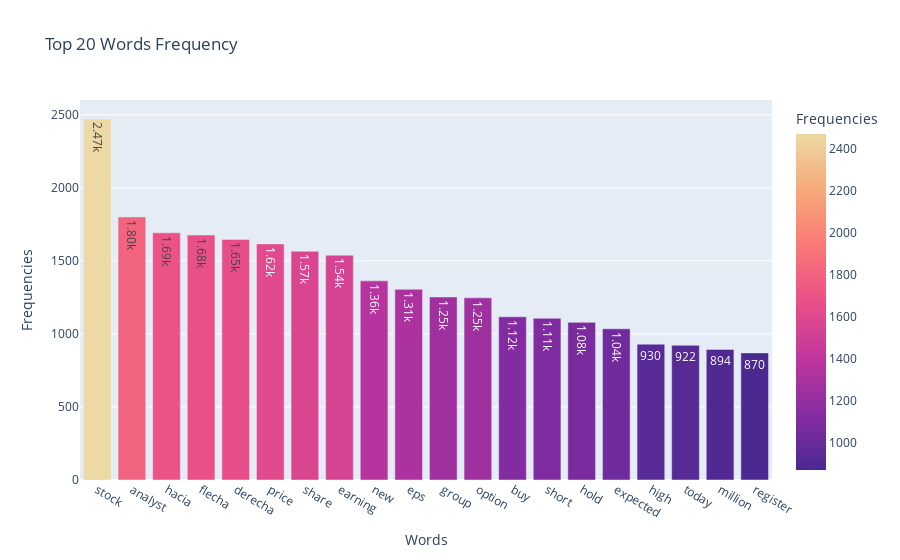

Write notebook code for a chart like this one.
### Markdown cell above
Se realiza una gráfica con las 20 palabras de mayor frecuencia

### Code cell
fig = px.bar(
    plot_px,
    x=plot_px.index, 
    y='Frequencies', 
    text_auto='.3s', 
    title='Top 20 Words Frequency', 
    color='Frequencies', 
    color_continuous_scale='Agsunset')
fig.show()

### Figure 1 — Plotly figure (JSON) as saved in the notebook; plotly's stock layout.template omitted (floating-point values rounded to 4 significant figures)
{"data": [{"alignmentgroup": "True", "hovertemplate": "Words=%{x}<br>Frequencies=%{marker.color}<extra></extra>", "legendgroup": "", "marker": {"color": [2471, 1801, 1692, 1677, 1647, 1616, 1566, 1539, 1363, 1305, 1253, 1247, 1117, 1107, 1079, 1035, 930, 922, 894, 870], "coloraxis": "coloraxis", "pattern": {"shape": ""}}, "name": "", "offsetgroup": "", "orientation": "v", "showlegend": false, "textposition": "auto", "texttemplate": "%{y:.3s}", "type": "bar", "x": ["stock", "analyst", "hacia", "flecha", "derecha", "price", "share", "earning", "new", "eps", "group", "option", "buy", "short", "hold", "expected", "high", "today", "million", "register"], "xaxis": "x", "y": [2471, 1801, 1692, 1677, 1647, 1616, 1566, 1539, 1363, 1305, 1253, 1247, 1117, 1107, 1079, 1035, 930, 922, 894, 870], "yaxis": "y"}], "layout": {"barmode": "relative", "coloraxis": {"colorbar": {"title": {"text": "Frequencies"}}, "colorscale": [[0, "rgb(75, 41, 145)"], [0.1667, "rgb(135, 44, 162)"], [0.3333, "rgb(192, 54, 157)"], [0.5, "rgb(234, 79, 136)"], [0.6667, "rgb(250, 120, 118)"], [0.8333, "rgb(246, 169, 122)"], [1, "rgb(237, 217, 163)"]]}, "legend": {"tracegroupgap": 0}, "title": {"text": "Top 20 Words Frequency"}, "xaxis": {"anchor": "y", "domain": [0, 1], "title": {"text": "Words"}}, "yaxis": {"anchor": "x", "domain": [0, 1], "title": {"text": "Frequencies"}}}}
